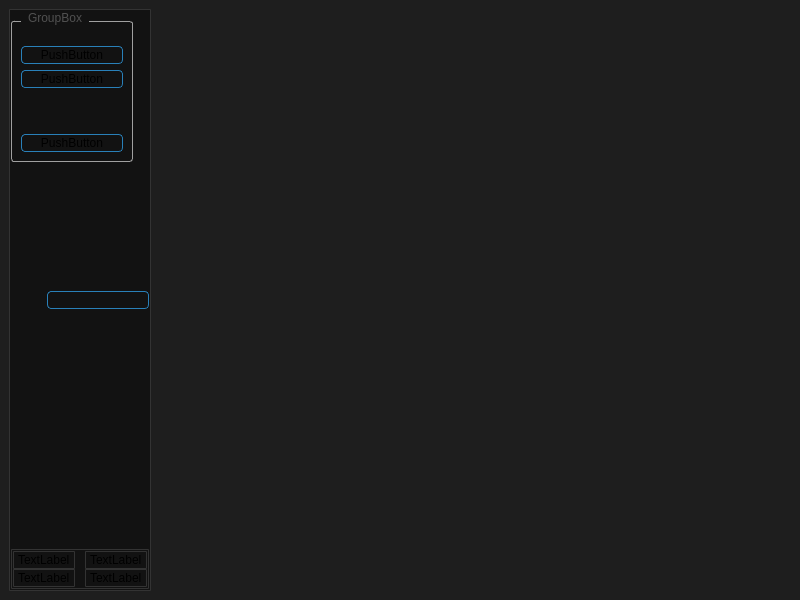
<?xml version="1.0" encoding="UTF-8"?>
<ui version="4.0">
 <class>MainWindow</class>
 <widget class="QMainWindow" name="MainWindow">
  <property name="geometry">
   <rect>
    <x>0</x>
    <y>0</y>
    <width>800</width>
    <height>600</height>
   </rect>
  </property>
  <property name="windowTitle">
   <string>MainWindow</string>
  </property>
  <widget class="QWidget" name="centralwidget">
   <property name="styleSheet">
    <string notr="true">QWidget #centralwidget{
	background-color:#1E1E1E;

}

</string>
   </property>
   <layout class="QHBoxLayout" name="horizontalLayout_3">
    <item alignment="Qt::AlignLeft">
     <widget class="QWidget" name="widgetBarraMenu" native="true">
      <property name="styleSheet">
       <string notr="true"/>
      </property>
      <layout class="QVBoxLayout" name="verticalLayout_15">
       <property name="spacing">
        <number>0</number>
       </property>
       <property name="leftMargin">
        <number>0</number>
       </property>
       <property name="topMargin">
        <number>0</number>
       </property>
       <property name="rightMargin">
        <number>0</number>
       </property>
       <property name="bottomMargin">
        <number>0</number>
       </property>
       <item alignment="Qt::AlignLeft">
        <widget class="QFrame" name="frameBarraLefMenu">
         <property name="sizePolicy">
          <sizepolicy hsizetype="Preferred" vsizetype="Expanding">
           <horstretch>0</horstretch>
           <verstretch>0</verstretch>
          </sizepolicy>
         </property>
         <property name="toolTipDuration">
          <number>-1</number>
         </property>
         <property name="styleSheet">
          <string notr="true">QFrame {
    /* Color de fondo del frame */
    background: #121212;
    
    /* Borde: ancho, estilo y color */
    border: 1px solid #333333;
    
    /* Esquinas redondeadas (radio en píxeles) */
    border-radius: 1px;
    
    /* Espacio interno entre el borde y el contenido */
    padding: 1px;
}

QGroupBox {
    /* Estilo de borde */
    border: 1px solid #a0a0a0;
    
    /* Radio de esquinas */
    border-radius: 3px;
    
    /* Margen superior para separar del título */
    margin-top: 10px;
    
    /* Espacio interno arriba del contenido */
    padding-top: 15px;
    
    /* Fondo con gradiente lineal (de arriba a abajo) */
    background: qlineargradient(x1:0, y1:0, x2:0, y2:1,
                                stop:0 #f9f9f9, stop:1 #e0e0e0);
}

/* Estilo específico para el TÍTULO del GroupBox */
QGroupBox::title {
    subcontrol-origin: margin;  /* Posición relativa al margen */
    left: 10px;                /* Desplazamiento horizontal */
    padding: 0 5px;            /* Espacio interno (arriba/abajo, izquierda/derecha) */
    color: #505050;            /* Color del texto */
}


QPushButton {
    /* Fondo con gradiente azul */
    background: #1A5BFF
    
    /* Color del texto */
    color: white;
    
    /* Borde del botón */
    border: 1px solid #2980b9;
    
    /* Esquinas redondeadas */
    border-radius: 4px;
    
    /* Espacio interno (arriba/abajo, izquierda/derecha) */
    padding: 1px 10px;
    
    /* Ancho mínimo */
    min-width: 80px;
}


</string>
         </property>
         <property name="frameShape">
          <enum>QFrame::StyledPanel</enum>
         </property>
         <property name="frameShadow">
          <enum>QFrame::Raised</enum>
         </property>
         <property name="lineWidth">
          <number>1</number>
         </property>
         <layout class="QVBoxLayout" name="verticalLayout_8">
          <property name="spacing">
           <number>0</number>
          </property>
          <property name="leftMargin">
           <number>0</number>
          </property>
          <property name="topMargin">
           <number>0</number>
          </property>
          <property name="rightMargin">
           <number>0</number>
          </property>
          <property name="bottomMargin">
           <number>0</number>
          </property>
          <item alignment="Qt::AlignLeft|Qt::AlignTop">
           <widget class="QGroupBox" name="groupBoxBotones">
            <property name="sizePolicy">
             <sizepolicy hsizetype="Preferred" vsizetype="Expanding">
              <horstretch>0</horstretch>
              <verstretch>0</verstretch>
             </sizepolicy>
            </property>
            <property name="title">
             <string>GroupBox</string>
            </property>
            <layout class="QVBoxLayout" name="verticalLayout_10">
             <item alignment="Qt::AlignLeft">
              <widget class="QPushButton" name="pushButton_6">
               <property name="text">
                <string>PushButton</string>
               </property>
              </widget>
             </item>
             <item alignment="Qt::AlignLeft|Qt::AlignTop">
              <widget class="QPushButton" name="pushButton_7">
               <property name="text">
                <string>PushButton</string>
               </property>
              </widget>
             </item>
             <item>
              <spacer name="verticalSpacer">
               <property name="orientation">
                <enum>Qt::Vertical</enum>
               </property>
               <property name="sizeHint" stdset="0">
                <size>
                 <width>20</width>
                 <height>40</height>
                </size>
               </property>
              </spacer>
             </item>
             <item alignment="Qt::AlignLeft|Qt::AlignTop">
              <widget class="QPushButton" name="pushButton_8">
               <property name="text">
                <string>PushButton</string>
               </property>
              </widget>
             </item>
            </layout>
           </widget>
          </item>
          <item alignment="Qt::AlignRight">
           <widget class="QPushButton" name="pushButton">
            <property name="text">
             <string/>
            </property>
           </widget>
          </item>
          <item alignment="Qt::AlignBottom">
           <widget class="QFrame" name="frameinferior">
            <property name="frameShape">
             <enum>QFrame::StyledPanel</enum>
            </property>
            <property name="frameShadow">
             <enum>QFrame::Raised</enum>
            </property>
            <layout class="QHBoxLayout" name="horizontalLayout">
             <property name="spacing">
              <number>0</number>
             </property>
             <property name="leftMargin">
              <number>0</number>
             </property>
             <property name="topMargin">
              <number>0</number>
             </property>
             <property name="rightMargin">
              <number>0</number>
             </property>
             <property name="bottomMargin">
              <number>0</number>
             </property>
             <item>
              <widget class="QWidget" name="subWidgetBarraMenu1_2" native="true">
               <layout class="QVBoxLayout" name="verticalLayout_2">
                <property name="spacing">
                 <number>0</number>
                </property>
                <property name="leftMargin">
                 <number>0</number>
                </property>
                <property name="topMargin">
                 <number>0</number>
                </property>
                <property name="rightMargin">
                 <number>5</number>
                </property>
                <property name="bottomMargin">
                 <number>0</number>
                </property>
                <item>
                 <widget class="QLabel" name="label_4">
                  <property name="text">
                   <string>TextLabel</string>
                  </property>
                 </widget>
                </item>
                <item>
                 <widget class="QLabel" name="label_3">
                  <property name="text">
                   <string>TextLabel</string>
                  </property>
                 </widget>
                </item>
               </layout>
              </widget>
             </item>
             <item>
              <widget class="QWidget" name="subWidgetBarraMenu1" native="true">
               <layout class="QVBoxLayout" name="verticalLayout">
                <property name="spacing">
                 <number>0</number>
                </property>
                <property name="leftMargin">
                 <number>5</number>
                </property>
                <property name="topMargin">
                 <number>0</number>
                </property>
                <property name="rightMargin">
                 <number>0</number>
                </property>
                <property name="bottomMargin">
                 <number>0</number>
                </property>
                <item>
                 <widget class="QLabel" name="label_2">
                  <property name="text">
                   <string>TextLabel</string>
                  </property>
                 </widget>
                </item>
                <item>
                 <widget class="QLabel" name="label">
                  <property name="text">
                   <string>TextLabel</string>
                  </property>
                 </widget>
                </item>
               </layout>
              </widget>
             </item>
            </layout>
           </widget>
          </item>
         </layout>
        </widget>
       </item>
      </layout>
     </widget>
    </item>
    <item>
     <layout class="QVBoxLayout" name="LayoputRightMain"/>
    </item>
   </layout>
  </widget>
 </widget>
 <resources/>
 <connections/>
</ui>
